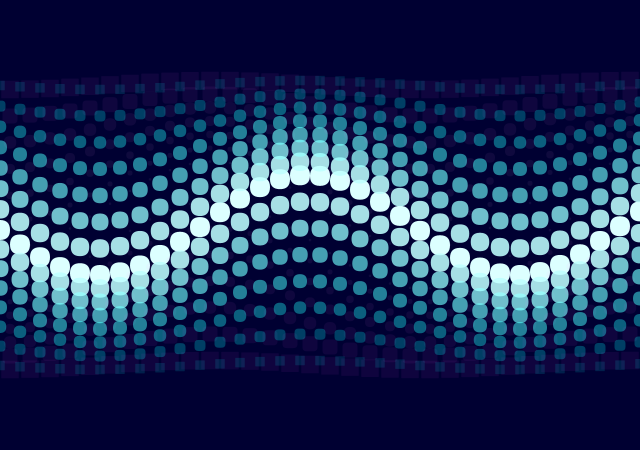
Frame 1 (no input)
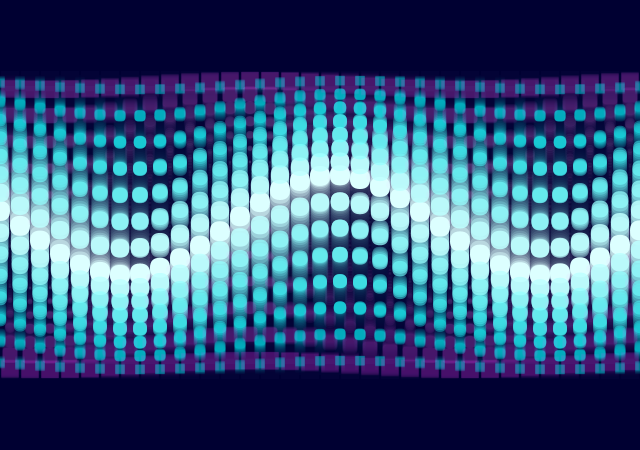
Frame 60 (the mouse pressed at the canvas centre just before this capture)
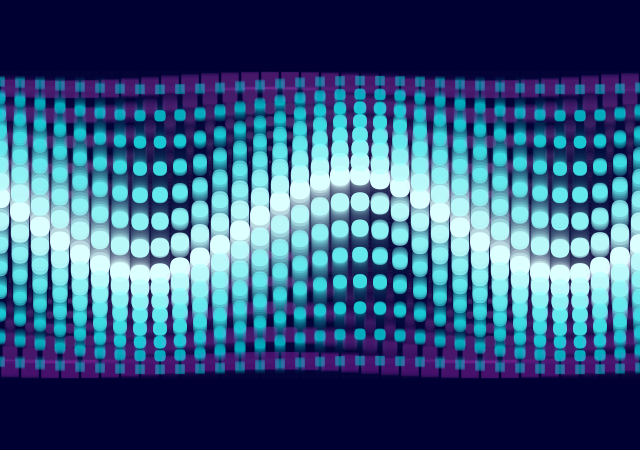
Frame 120 (the mouse held since frame 60 and released just before this capture)

The Processing sketch that drew these frames (run headless with seeded random() and noise(); from frame 60 on, the mouse is pressed at the canvas centre):

// Processing sketch: waves
// ── waves.pde
/*
Blue Wave

Lots and lots of sine waves to create a giant sine wave.

Controls:
    - Move the mouse across the width to change frequency.
    - Move the mouse across the height to change amplitude.
  
Author:
  Jason Labbe

Site:
  jasonlabbe3d.com
*/
 
 
float freq = 10;
float amp = 50;
float w = 20;
float h = 20;
 
 
void setup() {
  size(640, 450);
  background(0, 0, 50);
  rectMode(CENTER);
  noStroke();
}
 
 
void draw() {
  fill(0, 0, 50, 40);
  rect(0, 0, width*2, height*2);
   
  for (int i = 0; i < 33; i++) {
    // Middle blue
    fill(220, 255, 255, 255);
    rect(i*20, (height/2)+sin((frameCount+i*3)/freq)*(amp*1), w, h, 50);
     
    for (int x = 1; x < 8; x++) {
      // Top blue
      fill(230-(x*40), 255, 255, 255-(x*32));
      rect(i*20, (height/2-(x*20)) + sin((frameCount+i*3)/freq) * (amp*(1-(x*0.13))), w*(1-(x*0.075)), h*(1-(x*0.075)), 25-(x*3.5));
       
      // Bottom blue
      fill(230-(x*40), 255, 255, 255-(x*32));
      rect(i*20, (height/2+(x*20)) + sin((frameCount+i*3)/freq) * (amp*(1-(x*0.13))), w*(1-(x*0.075)), h*(1-(x*0.075)), 25-(x*3.5));
       
      // Top purple
      fill(255, 230-(x*20), 255, 15);
      rect(i*20+10, (height/2-(x*20)) + cos((frameCount+i*3)/freq) * (amp*(1-(x*0.13))), w*(x*0.125), h*(x*0.125), 25-(x*3.5));
       
      // Bottom purple
      fill(255, 200-(x*20), 255, 15);
      rect(i*20+10, (height/2+(x*20)) + cos((frameCount+i*3)/freq) * (amp*(1-(x*0.13))), w*(x*0.125), h*(x*0.125), 25-(x*3.5));
    }
  }
}
 
 
void mouseMoved() {
  freq = 10 * (1.0-mouseX/(float)width+1);
  amp = 50 * (1.0-mouseY/(float)height+1);
}
